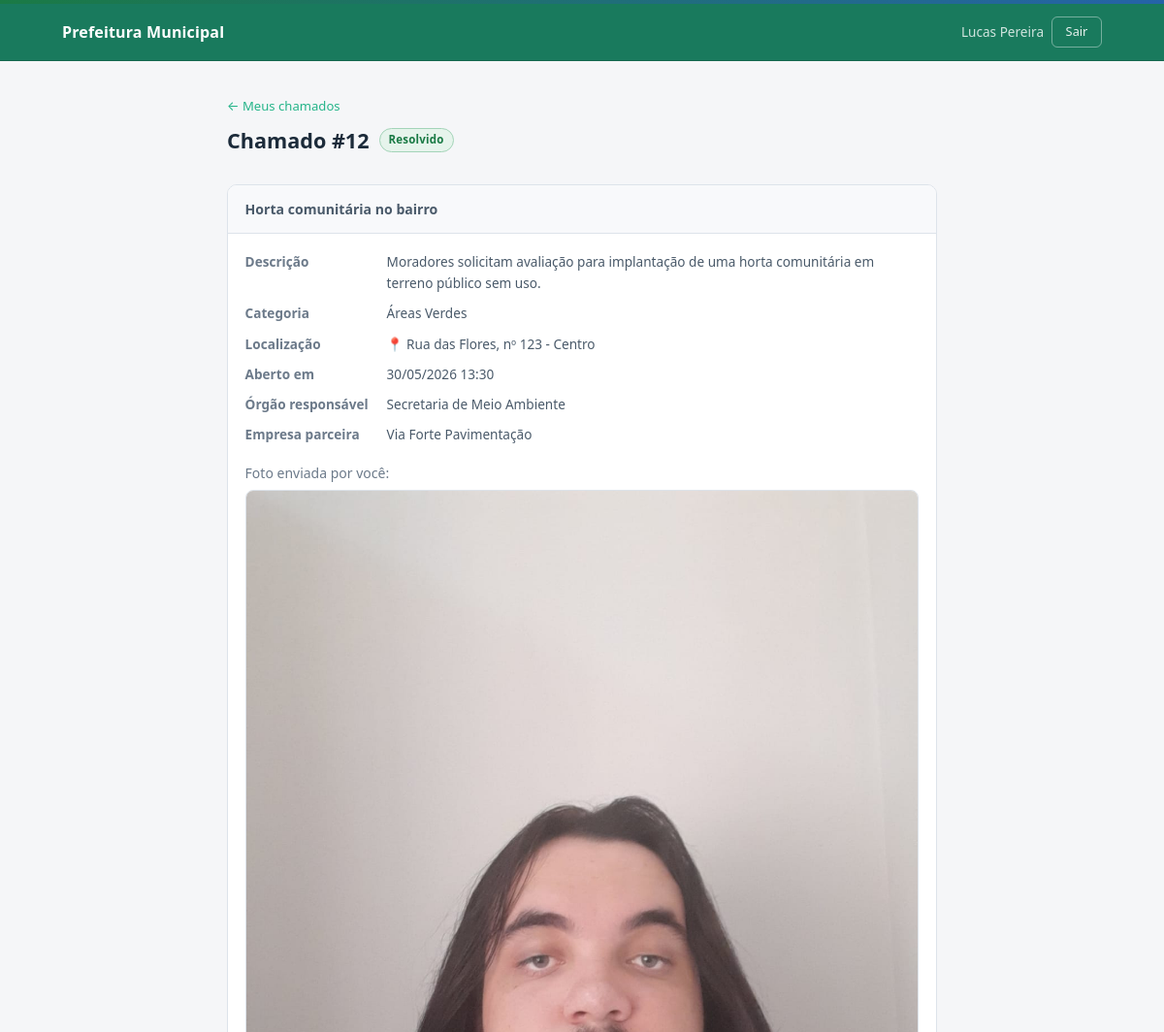
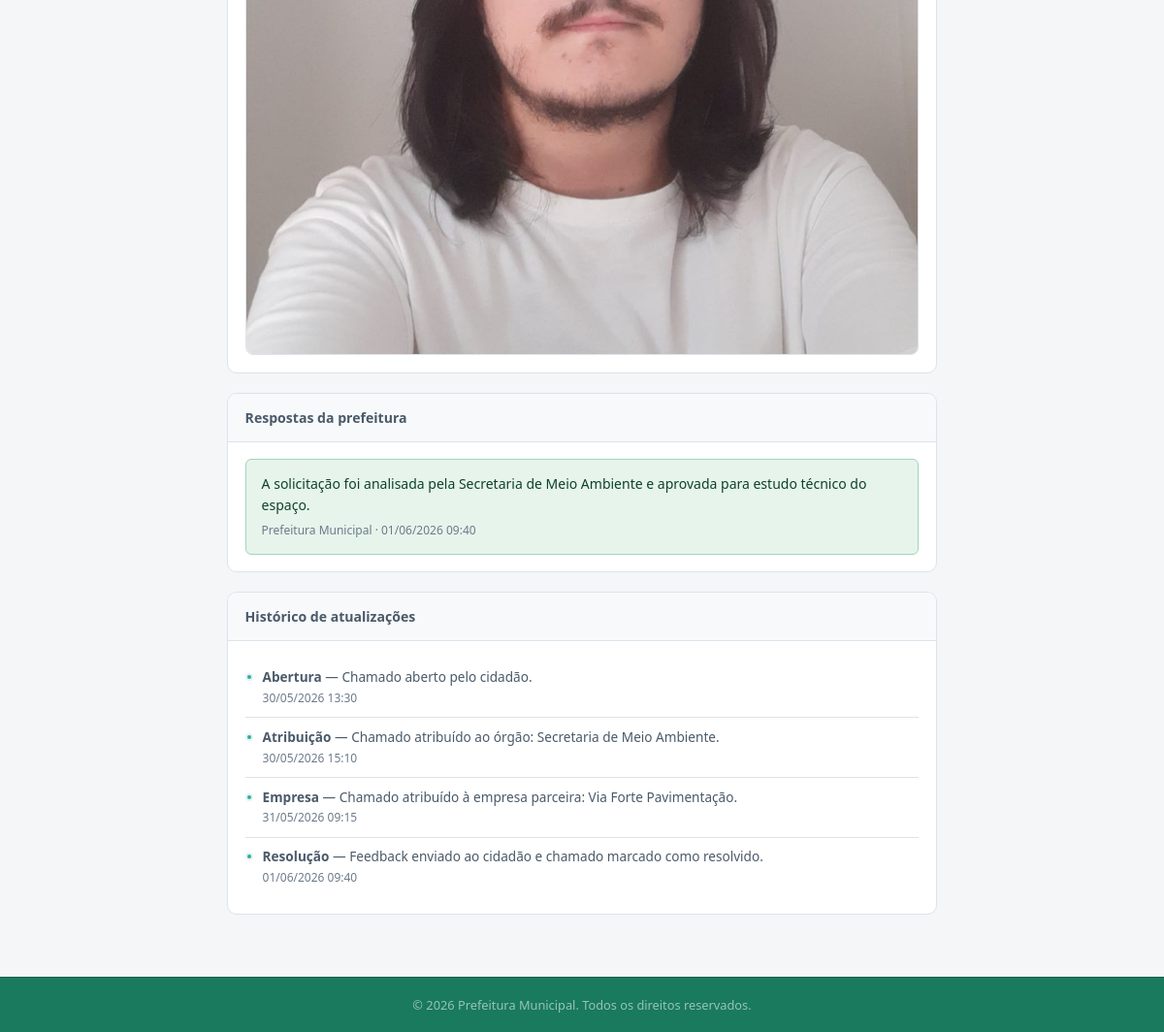
The page /cidadao/chamado/12 (signed in) on the database its author committed (2 pictures, top to bottom).
### tables this page shows
CREATE TABLE `chamados` (
  `id` int(11) NOT NULL,
  `titulo` varchar(200) NOT NULL,
  `descricao` text NOT NULL,
  `localizacao` varchar(255) DEFAULT NULL,
  `data_abertura` datetime DEFAULT current_timestamp(),
  `data_fechamento` datetime DEFAULT NULL,
  `usuario_id` int(11) NOT NULL,
  `categoria_id` int(11) NOT NULL,
  `status_id` int(11) NOT NULL DEFAULT 1,
  `orgao_id` int(11) DEFAULT NULL,
  `empresa_id` int(11) DEFAULT NULL
);

CREATE TABLE `status` (
  `id` int(11) NOT NULL,
  `nome` varchar(50) NOT NULL,
  `ordem` int(11) NOT NULL DEFAULT 0
);

CREATE TABLE `categorias` (
  `id` int(11) NOT NULL,
  `nome` varchar(100) NOT NULL,
  `descricao` text DEFAULT NULL
);

CREATE TABLE `orgaos` (
  `id` int(11) NOT NULL,
  `nome` varchar(100) NOT NULL,
  `descricao` text DEFAULT NULL
);

CREATE TABLE `empresas` (
  `id` int(11) NOT NULL,
  `nome` varchar(150) NOT NULL,
  `cnpj` varchar(18) DEFAULT NULL,
  `email` varchar(150) DEFAULT NULL,
  `telefone` varchar(20) DEFAULT NULL,
  `responsavel` varchar(150) DEFAULT NULL,
  `area_atuacao` varchar(150) DEFAULT NULL,
  `ativo` tinyint(1) NOT NULL DEFAULT 1,
  `criado_em` datetime DEFAULT current_timestamp()
);

CREATE TABLE `imagens` (
  `id` int(11) NOT NULL,
  `chamado_id` int(11) NOT NULL,
  `tipo` enum('cidadao','admin') NOT NULL,
  `caminho` varchar(500) NOT NULL,
  `nome_original` varchar(255) NOT NULL,
  `criado_em` datetime DEFAULT current_timestamp()
);

CREATE TABLE `feedbacks` (
  `id` int(11) NOT NULL,
  `mensagem` text NOT NULL,
  `data` datetime DEFAULT current_timestamp(),
  `usuario_id` int(11) NOT NULL,
  `chamado_id` int(11) NOT NULL
);

CREATE TABLE `historico` (
  `id` int(11) NOT NULL,
  `data` datetime DEFAULT current_timestamp(),
  `tipo_acao` varchar(50) NOT NULL,
  `descricao` text NOT NULL,
  `usuario_id` int(11) NOT NULL,
  `chamado_id` int(11) NOT NULL
);

### app/controllers/CidadaoController.php (called while the page is built, shortened)
<?php
require_once __DIR__ . '/../models/Chamado.php';
require_once __DIR__ . '/../models/Feedback.php';
require_once __DIR__ . '/../models/Historico.php';
require_once __DIR__ . '/../models/Imagem.php';
class CidadaoController {
    public function verChamado(int $id): void {
        $chamadoModel   = new Chamado();
        $feedbackModel  = new Feedback();
        $historicoModel = new Historico();
        $imagemModel    = new Imagem();
        $chamado = $chamadoModel->buscarPorId($id);
        $feedbacks  = $feedbackModel->buscarPorChamado($id);
        $historicos = $historicoModel->listarPorChamado($id);
        $imagens    = $imagemModel->buscarPorChamado($id);
        require __DIR__ . '/../views/cidadao/ver_chamado.php';
    }
}

### config/database.php (called while the page is built, shortened)
<?php
class Database {
    private static ?PDO $instance = null;
    public static function getConnection(): PDO {
        if (self::$instance === null) {
            $dsn = "mysql:host=" . DB_HOST . ";dbname=" . DB_NAME . ";charset=" . DB_CHARSET;
            $options = [
                PDO::ATTR_ERRMODE            => PDO::ERRMODE_EXCEPTION,
                PDO::ATTR_DEFAULT_FETCH_MODE => PDO::FETCH_ASSOC,
                PDO::ATTR_EMULATE_PREPARES   => false,
            ];
            try {
                self::$instance = new PDO($dsn, DB_USER, DB_PASS, $options);
            } catch (PDOException $e) {
                http_response_code(500);
                die(json_encode(['error' => 'Erro de conexão com o banco de dados.']));
            }
        }
        return self::$instance;
    }
}

### app/models/Chamado.php (called while the page is built, shortened)
<?php
require_once __DIR__ . '/../../config/database.php';
class Chamado {
    private PDO $db;
    public function __construct() {
        $this->db = Database::getConnection();
    }
    public function buscarPorId(int $id): ?array {
        $stmt = $this->db->prepare("
            SELECT c.*, u.nome as usuario_nome, u.email as usuario_email,
                   cat.nome as categoria_nome, s.nome as status_nome, s.ordem as status_ordem,
                   o.nome as orgao_nome, e.nome as empresa_nome
            FROM chamados c
            JOIN usuarios u ON c.usuario_id = u.id
            JOIN categorias cat ON c.categoria_id = cat.id
            JOIN status s ON c.status_id = s.id
            LEFT JOIN orgaos o ON c.orgao_id = o.id
            LEFT JOIN empresas e ON c.empresa_id = e.id
            WHERE c.id = ?
        ");
        $stmt->execute([$id]);
        return $stmt->fetch() ?: null;
    }
}

### app/models/Imagem.php (called while the page is built, shortened)
<?php
require_once __DIR__ . '/../../config/database.php';
class Imagem {
    private PDO $db;
    public function __construct() {
        $this->db = Database::getConnection();
    }
    public function buscarPorChamado(int $chamadoId): array {
        $stmt = $this->db->prepare(
            "SELECT * FROM imagens WHERE chamado_id = ? ORDER BY tipo, criado_em ASC"
        );
        $stmt->execute([$chamadoId]);
        return $stmt->fetchAll();
    }
}

### app/models/Feedback.php (called while the page is built, shortened)
<?php
require_once __DIR__ . '/../../config/database.php';
class Feedback {
    private PDO $db;
    public function __construct() {
        $this->db = Database::getConnection();
    }
    public function buscarPorChamado(int $chamadoId): array {
        $stmt = $this->db->prepare("
            SELECT f.*, u.nome as autor
            FROM feedbacks f
            JOIN usuarios u ON f.usuario_id = u.id
            WHERE f.chamado_id = ?
            ORDER BY f.data DESC
        ");
        $stmt->execute([$chamadoId]);
        return $stmt->fetchAll();
    }
}

### app/models/Historico.php (called while the page is built, shortened)
<?php
require_once __DIR__ . '/../../config/database.php';
class Historico {
    private PDO $db;
    public function __construct() {
        $this->db = Database::getConnection();
    }
    public function listarPorChamado(int $chamadoId): array {
        $stmt = $this->db->prepare("
            SELECT h.*, u.nome as usuario_nome
            FROM historico h
            JOIN usuarios u ON h.usuario_id = u.id
            WHERE h.chamado_id = ?
            ORDER BY h.data ASC
        ");
        $stmt->execute([$chamadoId]);
        return $stmt->fetchAll();
    }
}

### app/views/cidadao/ver_chamado.php (the view, shortened to what this page needs)
<?php
require __DIR__ . '/../shared/header.php';
$statusColors = [
    'Aberto'       => 'badge-warning',
    'Em Análise'   => 'badge-info',
    'Em Andamento' => 'badge-primary',
    'Resolvido'    => 'badge-success',
    'Encerrado'    => 'badge-neutral',
];
?>
<header class="navbar">
    <div class="container navbar-inner">
        <a href="<?= BASE_URL ?>/" class="navbar-brand">
            <span>Prefeitura Municipal</span>
        </a>
        <div style="display:flex;gap:.5rem;align-items:center">
            <span style="font-size:.85rem;color:rgba(255,255,255,.8)">
                <?= htmlspecialchars($_SESSION['nome']) ?>
            </span>
            <a href="<?= BASE_URL ?>/logout" class="btn btn-outline btn-sm on-dark">Sair</a>
        </div>
    </div>
</header>
<main class="admin-main">
    <div class="container" style="max-width:780px">
        <div class="page-header">
            <a href="<?= BASE_URL ?>/cidadao/dashboard" class="back-link">← Meus chamados</a>
            <h2>
                Chamado #<?= $chamado['id'] ?>
                <span class="badge <?= $statusColors[$chamado['status_nome']] ?? 'badge-neutral' ?>">
                    <?= htmlspecialchars($chamado['status_nome']) ?>
                </span>
            </h2>
        </div>
        <section class="card" style="margin-bottom:1.25rem">
            <div class="card-header-admin">
                <h3><?= htmlspecialchars($chamado['titulo']) ?></h3>
            </div>
            <div class="card-body">
                <dl class="info-list">
                    <dt>Descrição</dt>
                    <dd><?= nl2br(htmlspecialchars($chamado['descricao'])) ?></dd>
                    <dt>Categoria</dt>
                    <dd><?= htmlspecialchars($chamado['categoria_nome']) ?></dd>
                    <?php if (!empty($chamado['localizacao'])): ?>
                        <dt>Localização</dt>
                        <dd>📍 <?= htmlspecialchars($chamado['localizacao']) ?></dd>
                    <?php endif; ?>
                    <dt>Aberto em</dt>
                    <dd><?= date('d/m/Y H:i', strtotime($chamado['data_abertura'])) ?></dd>
                    <dt>Órgão responsável</dt>
                    <dd><?= $chamado['orgao_nome']
                        ? htmlspecialchars($chamado['orgao_nome'])
                        : '<em class="text-muted">Ainda não atribuído</em>' ?></dd>
                    <dt>Empresa parceira</dt>
                    <dd><?= $chamado['empresa_nome']
                        ? htmlspecialchars($chamado['empresa_nome'])
                        : '<em class="text-muted">Ainda não atribuída</em>' ?></dd>
                </dl>
                <?php
                $imgCidadao = array_filter($imagens, fn($i) => $i['tipo'] === 'cidadao');
                $imgCidadao = reset($imgCidadao);
                ?>
                <?php if ($imgCidadao): ?>
                    <div style="margin-top:1rem">
                        <p class="text-sm text-muted" style="margin-bottom:.4rem">Foto enviada por você:</p>
                        <img src="<?= BASE_URL ?>/imgs/uploads/<?= htmlspecialchars($imgCidadao['caminho']) ?>"
                             alt="Foto do problema"
                             style="max-width:100%;border-radius:8px;border:1px solid var(--border)">
                    </div>
                <?php endif; ?>
            </div>
        </section>
        <section class="card" style="margin-bottom:1.25rem">
            <div class="card-header-admin">
                <h3>Respostas da prefeitura</h3>
            </div>
            <div class="card-body">
                <?php if (empty($feedbacks)): ?>
                    <p class="text-muted">Nenhuma resposta ainda. Aguarde a análise da sua solicitação.</p>
                <?php else: ?>
                    <ul class="feedback-list">
                        <?php foreach ($feedbacks as $f): ?>
                            <li class="feedback-item">
                                <p class="feedback-msg"><?= nl2br(htmlspecialchars($f['mensagem'])) ?></p>
                                <p class="feedback-meta">
                                    Prefeitura Municipal · <?= date('d/m/Y H:i', strtotime($f['data'])) ?>
                                </p>
                            </li>
                        <?php endforeach; ?>
                    </ul>
                <?php endif; ?>
            </div>
        </section>
        <section class="card">
            <div class="card-header-admin">
                <h3>Histórico de atualizações</h3>
            </div>
            <div class="card-body">
                <?php if (empty($historicos)): ?>
                    <p class="text-muted">Nenhum registro ainda.</p>
                <?php else: ?>
                    <ul class="activity-list">
                        <?php foreach ($historicos as $h): ?>
                            <li class="activity-item">
                                <div class="activity-dot"></div>
                                <div class="activity-body">
                                    <p class="activity-desc">
                                        <strong><?= htmlspecialchars($h['tipo_acao']) ?></strong>
                                        — <?= htmlspecialchars($h['descricao']) ?>
                                    </p>
                                    <p class="activity-meta">
                                        <?= date('d/m/Y H:i', strtotime($h['data'])) ?>
                                    </p>
                                </div>
                            </li>
                        <?php endforeach; ?>
                    </ul>
                <?php endif; ?>
            </div>
        </section>
    </div>
</main>
<?php require __DIR__ . '/../shared/footer.php'; ?>

### rows shown on the page
chamados: id "12", status.nome "Resolvido", titulo "Horta comunitária no bairro", descricao "Moradores solicitam avaliação para implantação de uma horta comunitária em terreno público sem uso.", categoria.nome "Áreas Verdes", localizacao "Rua das Flores, nº 123 - Centro", data_abertura "30/05/2026 13:30", orgao.nome "Secretaria de Meio Ambiente", empresa.nome "Via Forte Pavimentação"
imagens: caminho (picture)
feedbacks: mensagem "A solicitação foi analisada pela Secretaria de Meio Ambiente e aprovada para estudo técnico do espaço.", data "01/06/2026 09:40"
historico: tipo_acao "Abertura", descricao "Chamado aberto pelo cidadão.", data "30/05/2026 13:30"
historico: tipo_acao "Atribuição", descricao "Chamado atribuído ao órgão: Secretaria de Meio Ambiente.", data "30/05/2026 15:10"
historico: tipo_acao "Empresa", descricao "Chamado atribuído à empresa parceira: Via Forte Pavimentação.", data "31/05/2026 09:15"
historico: tipo_acao "Resolução", descricao "Feedback enviado ao cidadão e chamado marcado como resolvido.", data "01/06/2026 09:40"

### other values the page prints
$_SESSION['nome'] "Lucas Pereira"
